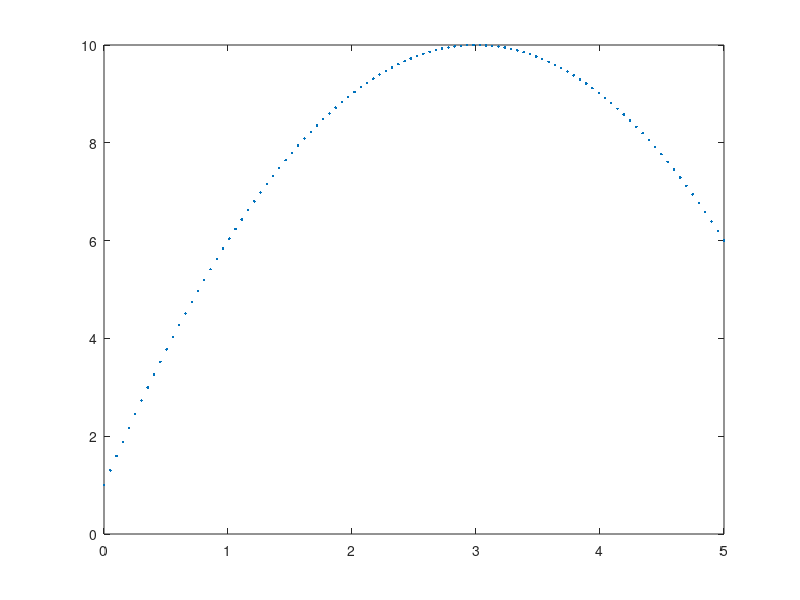

Source code (MATLAB):
clearvars;
clc;
close all;
x=linspace(0,5);
y=(-(x-3).^2)+10;
%y=@(x) (-(x-3).^2)+10;

figure(1)
plot(x,y,'.');
%use help <name>
[~,index]=max(y);

